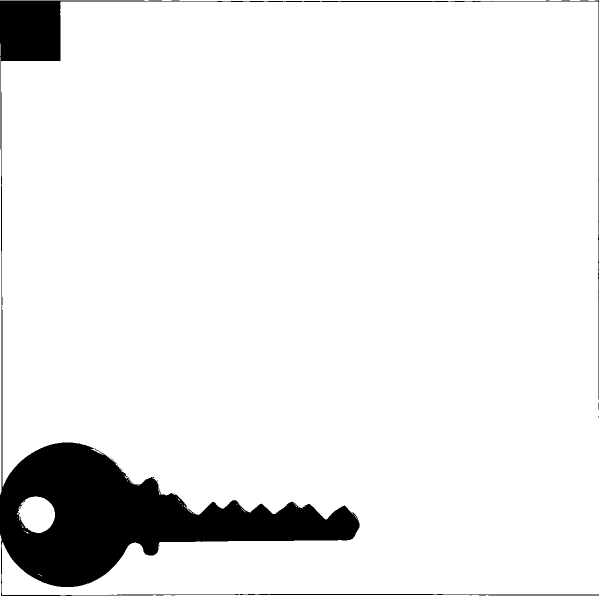
#> input picture key_flat.png, 1198 x 1193 px (shown at 1/2 size)
$ python main.py --image key_flat.png
#> lines starting #> are read from the running program, lines starting #| are printed output that depends on the picture; after the words box and inside, x2 and y2 are one past the last pixel; in counts of white or black regions, pixels touching at a corner belong together
#> further down, image is the input picture: shape (1193, 1198, 3); 92.1% white; 11 black regions (10 under 20 px), largest, box (x1, y1, x2, y2) and area: (0, 1, 1198, 1192) 112996
### perception.py
import numpy as np
import cv2
from skimage import filters
import imutils

FILE_NAME = "key_flat.png"


# [41 lines left out: functions order_rectangle_points, perception_transform, not called in this run]


def find_contours(image):
    image = imutils.resize(image, height=500)
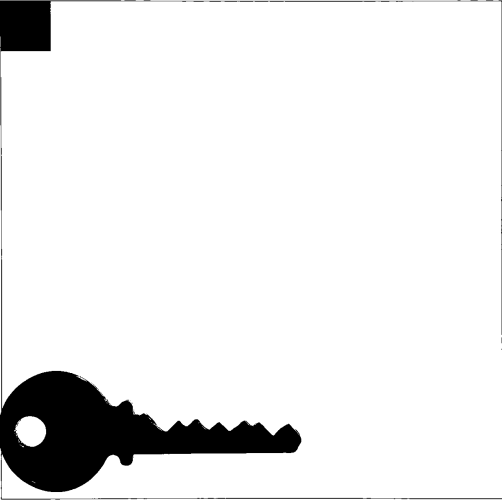
#> image: shape (500, 502, 3); min 0, max 255, mean 234.8

    gray = cv2.cvtColor(image, cv2.COLOR_BGR2GRAY)
    thresh_value, gray = cv2.threshold(gray, 165, 255, cv2.THRESH_BINARY)
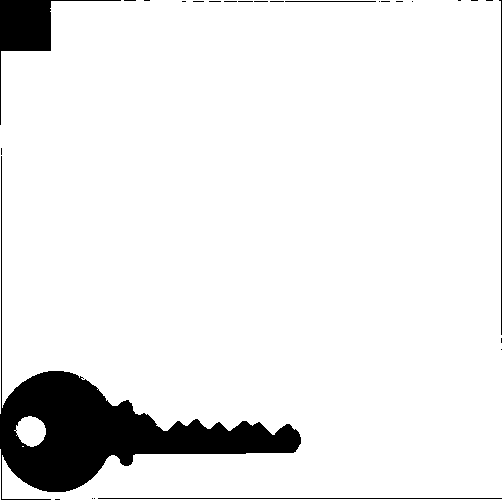
#> gray: shape (500, 502); 91.9% white; 27 black regions (22 under 20 px), largest, box (x1, y1, x2, y2) and area: (0, 156, 301, 500) 16677, (0, 0, 121, 125) 2743, (98, 498, 502, 499) 404, (499, 0, 502, 335) 337, (285, 1, 376, 2) 91
    gray = cv2.GaussianBlur(gray, (5, 5), 0)
    edged = cv2.Canny(gray, 75, 200)
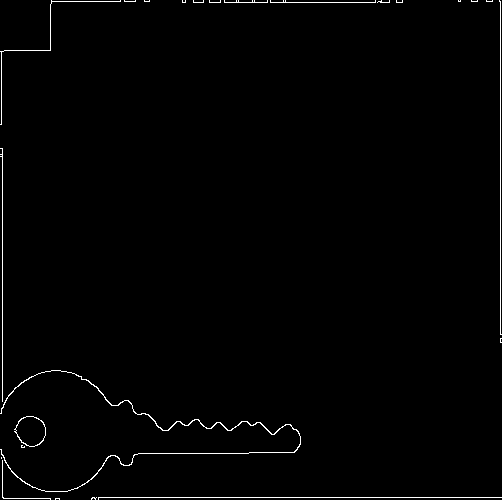
#> edged: shape (500, 502); 1.1% white in thin lines or dots

    cnts = cv2.findContours(edged, cv2.RETR_LIST, cv2.CHAIN_APPROX_SIMPLE)
#> cnts = 25 contours, 22 with area under 20; largest, box (x1, y1, x2, y2) and area: (14, 416, 46, 447) 698, (15, 416, 46, 447) 672, (0, 370, 301, 492) 214
    cnts = imutils.grab_contours(cnts)
    cnts = sorted(cnts, key=cv2.contourArea, reverse=True)[:5]
#> cnts = 5 contours, 2 with area under 20; largest, box (x1, y1, x2, y2) and area: (14, 416, 46, 447) 698, (15, 416, 46, 447) 672, (0, 370, 301, 492) 214
    for contour in cnts:
        perimeter = cv2.arcLength(contour, True)
        approx = cv2.approxPolyDP(contour, 0.02 * perimeter, True)

    # Find contour with 4 points to get rectangle
        if len(approx) == 4:
            contour_points = approx
            break
#> this loop made 5 passes
#> perimeter on passes 1, 2, 3, 5: 103.7, 98.57, 1541, 485.6
#> (perimeter, approx) on pass 4: (104.1, [[224, 0], [267, 2]])

#> (the run stopped early here; a loop or call above may not have finished)
